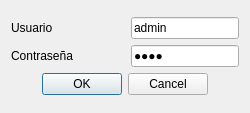
<?xml version="1.0" encoding="UTF-8"?>
<ui version="4.0">
 <class>DialogLogin</class>
 <widget class="QDialog" name="DialogLogin">
  <property name="geometry">
   <rect>
    <x>0</x>
    <y>0</y>
    <width>250</width>
    <height>113</height>
   </rect>
  </property>
  <property name="windowTitle">
   <string>Bienvenido</string>
  </property>
  <property name="sizeGripEnabled">
   <bool>false</bool>
  </property>
  <layout class="QGridLayout" name="gridLayout_2">
   <item row="0" column="0">
    <layout class="QGridLayout" name="gridLayout">
     <item row="0" column="0">
      <widget class="QLabel" name="label">
       <property name="text">
        <string>Usuario </string>
       </property>
      </widget>
     </item>
     <item row="0" column="1">
      <widget class="QLineEdit" name="lineEdit_Usuario">
       <property name="sizePolicy">
        <sizepolicy hsizetype="Fixed" vsizetype="Fixed">
         <horstretch>0</horstretch>
         <verstretch>0</verstretch>
        </sizepolicy>
       </property>
       <property name="text">
        <string>admin</string>
       </property>
       <property name="frame">
        <bool>true</bool>
       </property>
       <property name="readOnly">
        <bool>false</bool>
       </property>
      </widget>
     </item>
     <item row="1" column="0">
      <widget class="QLabel" name="label_2">
       <property name="text">
        <string>Contraseña</string>
       </property>
      </widget>
     </item>
     <item row="1" column="1">
      <widget class="QLineEdit" name="lineEdit_Password">
       <property name="sizePolicy">
        <sizepolicy hsizetype="Fixed" vsizetype="Fixed">
         <horstretch>0</horstretch>
         <verstretch>0</verstretch>
        </sizepolicy>
       </property>
       <property name="font">
        <font>
         <strikeout>false</strikeout>
        </font>
       </property>
       <property name="text">
        <string>root</string>
       </property>
       <property name="echoMode">
        <enum>QLineEdit::Password</enum>
       </property>
      </widget>
     </item>
     <item row="2" column="0" colspan="2">
      <widget class="QDialogButtonBox" name="buttonBox">
       <property name="orientation">
        <enum>Qt::Horizontal</enum>
       </property>
       <property name="standardButtons">
        <set>QDialogButtonBox::Cancel|QDialogButtonBox::Ok</set>
       </property>
       <property name="centerButtons">
        <bool>true</bool>
       </property>
      </widget>
     </item>
    </layout>
   </item>
  </layout>
 </widget>
 <tabstops>
  <tabstop>lineEdit_Usuario</tabstop>
  <tabstop>lineEdit_Password</tabstop>
  <tabstop>buttonBox</tabstop>
 </tabstops>
 <resources/>
 <connections>
  <connection>
   <sender>buttonBox</sender>
   <signal>accepted()</signal>
   <receiver>DialogLogin</receiver>
   <slot>accept()</slot>
   <hints>
    <hint type="sourcelabel">
     <x>212</x>
     <y>107</y>
    </hint>
    <hint type="destinationlabel">
     <x>157</x>
     <y>274</y>
    </hint>
   </hints>
  </connection>
  <connection>
   <sender>buttonBox</sender>
   <signal>rejected()</signal>
   <receiver>DialogLogin</receiver>
   <slot>reject()</slot>
   <hints>
    <hint type="sourcelabel">
     <x>212</x>
     <y>107</y>
    </hint>
    <hint type="destinationlabel">
     <x>286</x>
     <y>274</y>
    </hint>
   </hints>
  </connection>
 </connections>
</ui>
